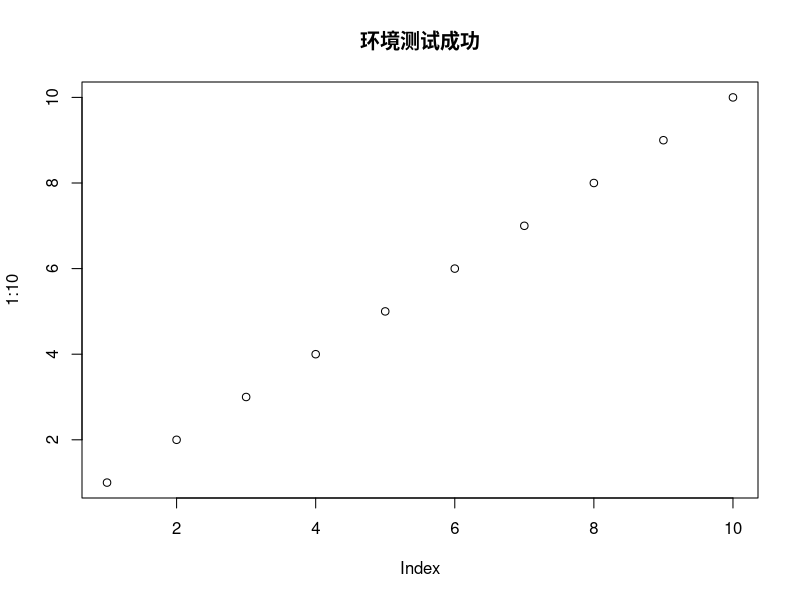

Write the R code that produced this figure.
## ---- chunk 1
#| label: setup-check
#| fig-cap: "测试 R 环境绘图"
plot(1:10, main = "环境测试成功")
